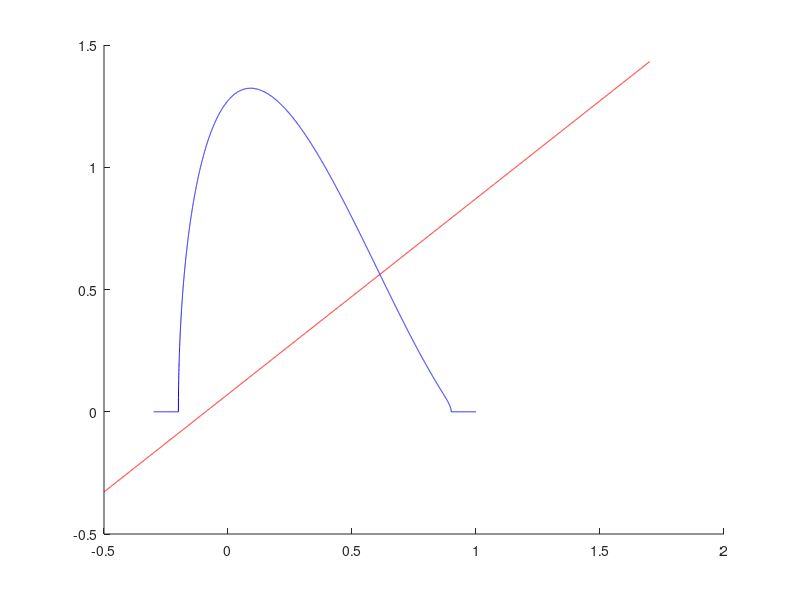

Recreate this plot in MATLAB. (Note: this script raises an error after producing the figure.)
close all
hold off

a1=0.3;
a2=1.1;
d2=0.9;
d1=0.18;
beta=0.1

x=linspace(-0.3,1,10000)
p=linspace(-0.5,1.7,10000)
xx=linspace(-5,5,1000)
yy=xx.*0

f1=a1.*(1-x).*((d2-x).*(x+a2-d2)).^(1/2)./beta
f2=a1*d2-a2*d1-(a1-a2).*p




hold on
plot(x,f1,'b')
plot(p,f2,'r')
xline(d1,'m')
xline(0,'k--')

plot(xx,yy,'k--')
plot(0.611571,0.561257,'*')
plot(-0.0850851,0,'*')
plot(d2,0,'*')
plot(d2-a2,0,'*')
xlim([-1 1.3])
ylim([0 2])
legend('$g_1(x)=\frac{a_1(1-x)\sqrt{(d_2-x)(x+a_2-d_2)}}{\beta}$','$g_2(x)=a_1d_2-a_2d_1-(a_1-a_2)x $','$x=d_1$','interpreter','latex')
%tex=text(0.7,1.9,'$g_1=\frac{a_1(1-x)\sqrt{(d_2-x)(x+a_2-d_2)}}{\beta}$','color','b','FontSize',13')
%set(tex,'interpreter','latex')
%tex=text(0.7,1.7,'$g_2=a_1d_2-a_2d_1-(a_1-a_2)x $','color','r','FontSize',13')
%set(tex,'interpreter','latex')
%tex=text(0.7,1.5,'$x=d_1 $','color','m','FontSize',13')
%set(tex,'interpreter','latex')
%tex=text(0.8,0.3,'$x^*$','FontSize',13')
%set(tex,'interpreter','latex')
%tex=text(0.4,0.1,'$\frac{a_1d_2-a_2d_1}{a_1-a_2}$','FontSize',13')
%set(tex,'interpreter','latex')
%tex=text(0,0.1,'$d_2-a_2$','FontSize',13')
%set(tex,'interpreter','latex')
%tex=text(1,0.1,'$d_2$','FontSize',13')
%set(tex,'interpreter','latex')

%title('3.a')